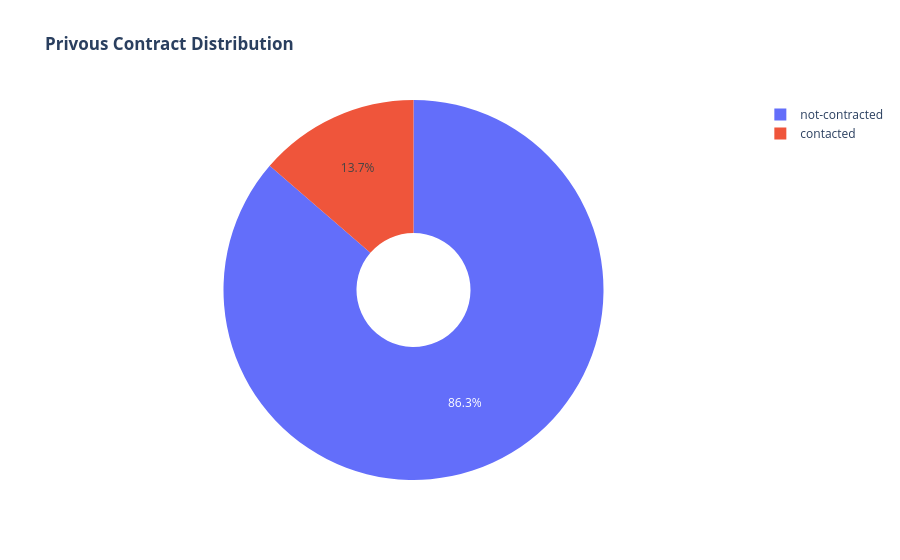

Notebook code cell kept with this figure:
### Markdown cell above
- While "Married" has the highest count but "Single" individuals might actually have a higher probability of saying yes.
- since, the unknown category is very small in comparision to other we can impute it later rather than keeping it as seperate class.

### Code cell
out_dir = 'Report\\EDA\\00_Univariant_Analysis\\Pie_charts'

if out_dir and not os.path.exists(out_dir):
    os.makedirs(out_dir)

df_viz = df.copy()
df_viz['poutcome_combined'] = df_viz['poutcome'].replace({'failure': 'contacted', 'success': 'contacted', 'nonexistent':'not-contracted'})

labels = df_viz['poutcome_combined'].unique()
print(labels)
values = df_viz['poutcome_combined'].value_counts()

fig = go.Figure(data=[go.Pie(labels=labels, values=values, hole=.3)])
fig.update_layout(title_text="<b>Privous Contract Distribution</b>")
fig.write_image(os.path.join(out_dir, "Privous contract distribution.png"))

fig.show()

### Figure 1 — Plotly figure (JSON) as saved in the notebook; plotly's stock layout.template omitted (floating-point values rounded to 4 significant figures)
{"data": [{"hole": 0.3, "labels": ["not-contracted", "contacted"], "type": "pie", "values": [35551, 5625]}], "layout": {"title": {"text": "<b>Privous Contract Distribution</b>"}}}
